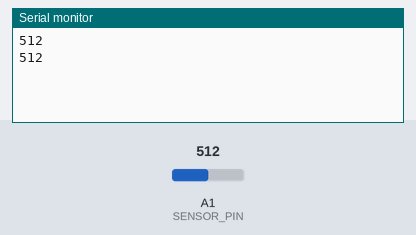
The sketch below on a simulated Arduino Uno, built with avr-gcc and run on an emulated ATmega328P. Parts: the last lines printed to the serial monitor. The test bench sets the inputs (shaded band); at power-on: A1 (SENSOR_PIN) = 512.

Above: at 1.8 s.
1.9 s: A1 (SENSOR_PIN) set to 716
At 2.8 s:
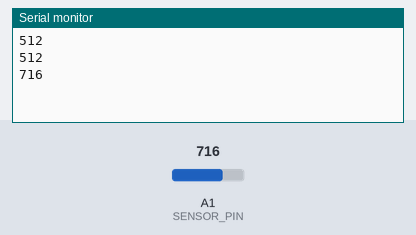
3.4 s: A1 (SENSOR_PIN) set to 900
At 4.4 s:
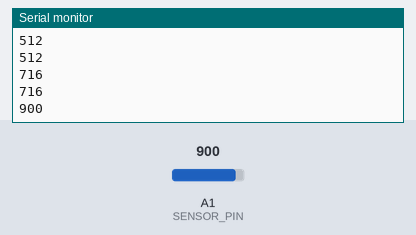
Timing chart, 0 to 6.4 s (numbered marks = the images above; inputs shaded):
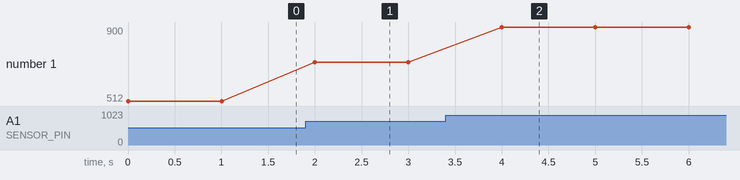

The sketch:

light_sensor.ino
```cpp
const int SENSOR_PIN = A1;

void setup() {
  pinMode(SENSOR_PIN, INPUT);

  Serial.begin(9600);
}

void loop() {
  int light = analogRead(SENSOR_PIN);
  Serial.println(light);
  delay(1000);
}
```

Measured:
- after the input at 1.9 s, the serial monitor: prints a new line after 0.10 s (image 1)
- after the input at 3.4 s, the serial monitor: prints a new line after 0.60 s (image 2)
- plotted number 1: 512 → 716 after the input at 1.9 s, 716 → 900 after the input at 3.4 s
